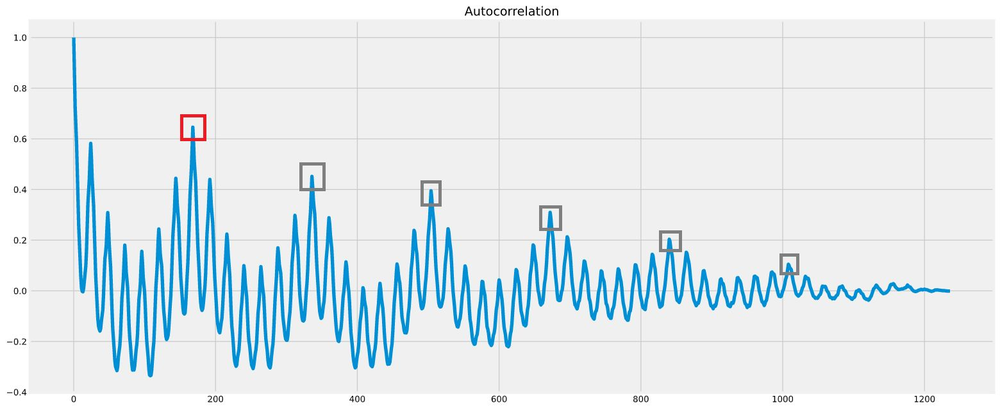
#> input picture assets/images/acf.png, 1000 x 410 px, shrunk from 1560 x 639 before the run
$ python -i autoperiod.py   (imports and definitions only)
#> lines starting #> are read from the running program, lines starting #| are printed output that depends on the picture
### pyriodicity/_internal/utils.py
from typing import Literal

import numpy as np
from numpy.typing import ArrayLike, NDArray
from scipy.signal import get_window, periodogram


@staticmethod
def to_1d_array(x: ArrayLike) -> NDArray:
    """
    Convert input to a contiguous 1-dimensional numpy array.

    Parameters
    ----------
    x : array_like
        Input array to be converted. Must be squeezable to 1-d.

    Returns
    -------
    NDArray
        A contiguous 1-dimensional numpy array of type double.

    Raises
    ------
    ValueError
        If the input cannot be squeezed to 1-d.
    """

    x = np.ascontiguousarray(np.squeeze(np.asarray(x)), dtype=np.double)
    if x.ndim != 1:
        raise ValueError("x must be a 1-dimensional array")
    return x


# [104 lines left out: functions apply_window, acf, power_threshold, not called in this run]

### pyriodicity/static/autoperiod.py
from typing import Literal

import numpy as np
from numpy.typing import ArrayLike, NDArray
from scipy.signal import detrend, find_peaks, periodogram

from .._internal.utils import acf, apply_window, power_threshold, to_1d_array


class Autoperiod:
    """
    Autoperiod periodicity detector.

    Find the periods in a given signal or series using Autoperiod [1]_.

    See Also
    --------
    pyriodicity.CFDAutoperiod
        CFD-Autoperiod periodicity detector.

    References
    ----------
    .. [1] Vlachos, M., Yu, P., & Castelli, V. (2005).
       On periodicity detection and Structural Periodic similarity.
       Proceedings of the 2005 SIAM International Conference on Data Mining.
       https://doi.org/10.1137/1.9781611972757.40

    Examples
    --------
    Start by loading Mauna Loa Weekly Atmospheric CO2 Data from
    `statsmodels <https://statsmodels.org>`_ and downsampling its data to a monthly
    frequency.

    >>> from statsmodels.datasets import co2
    >>> data = co2.load().data
    >>> data = data.resample("ME").mean().ffill()

    Use ``Autoperiod`` to find the list of periods in the data.

    >>> from pyriodicity import Autoperiod
    >>> Autoperiod.detect(data)
    array([12])

    You can specify a lower percentile value should you wish for
    a more lenient detection

    >>> Autoperiod.detect(data, percentile=90)
    array([12])

    You can also increase the number of random data permutations
    for a more robust power threshold estimation

    >>> Autoperiod.detect(data, k=300)
    array([12])

    ``Autoperiod`` is generally a quite robust periodicity detection method.
    The detection algorithm found exactly one periodicity length of 12, suggesting
    a strong yearly periodicity.
    """

    @staticmethod
    def detect(
        data: ArrayLike,
        k: int = 100,
        percentile: int = 95,
        window_func: str | float | tuple = "boxcar",
        detrend_func: Literal["constant", "linear"] | None = "linear",
    ) -> NDArray:
        """
        Find periods in the given series.

        Parameters
        ----------
        data : array_like
            Data to be investigated. Must be squeezable to 1-d.
        k : int, optional, default = 100
            The number of times the data is randomly permuted while estimating the
            power threshold.
        percentile : int, optional, default = 95
            Percentage for the percentile parameter used in computing the power
            threshold. Value must be between 0 and 100 inclusive.
        window_func : float, str, tuple, default = 'boxcar'
            Window function to be applied to the time series. Check
            ``window`` parameter documentation for ``scipy.signal.get_window``
            function for more information on the accepted formats of this
            parameter.
        detrend_func : {'constant', 'linear'}, optional, default = 'linear'
            The kind of detrending to be applied on the signal. If None, no detrending
            is applied.

        Returns
        -------
        NDArray
            List of detected periods.

        See Also
        --------
        scipy.signal.detrend
            Remove linear trend along axis from data.
        scipy.signal.get_window
            Return a window of a given length and type.
        """

        # [100 lines left out: function is_hint_valid, not called in this run]

        x = to_1d_array(data)

        # Detrend data
        x = x if detrend_func is None else detrend(x, type=detrend_func)
        # Apply window on data
        x = apply_window(x, window_func)

        # Compute the power threshold
        p_threshold = power_threshold(x, k, percentile, detrend_func=None)

        # Find period hints
        freq, power = periodogram(x, detrend=False)
        hints = np.array(
            [
                1 / f
                for f, p in zip(freq, power)
                if f >= 1 / len(freq) and p >= p_threshold
            ]
        )

        # Validate period hints
        acf_arr = acf(x)
        valid_hints = [h for h in hints if is_hint_valid(acf_arr, h)]

        # Compute the valid hint ranges
        length = len(x)
        valid_hint_ranges = [
            np.arange(
                np.floor((h + length / (length / h + 1)) / 2 - 1),
                np.ceil((h + length / (length / h - 1)) / 2 + 1),
                dtype=int,
            )
            for h in valid_hints
        ]

        # Find peaks associated with each valid hint range
        peaks = [find_peaks(acf_arr[r])[0] for r in valid_hint_ranges]

        # Return the closest ACF peak to each valid period hint
        return np.array(
            list(
                {
                    r[0] + min(p, key=lambda x: abs(x - h))
                    for h, r, p in zip(valid_hints, valid_hint_ranges, peaks)
                    if len(p) > 0
                }
            )
        )

>>> import cv2
>>> picture = cv2.imread('../../assets/images/acf.png', cv2.IMREAD_GRAYSCALE)
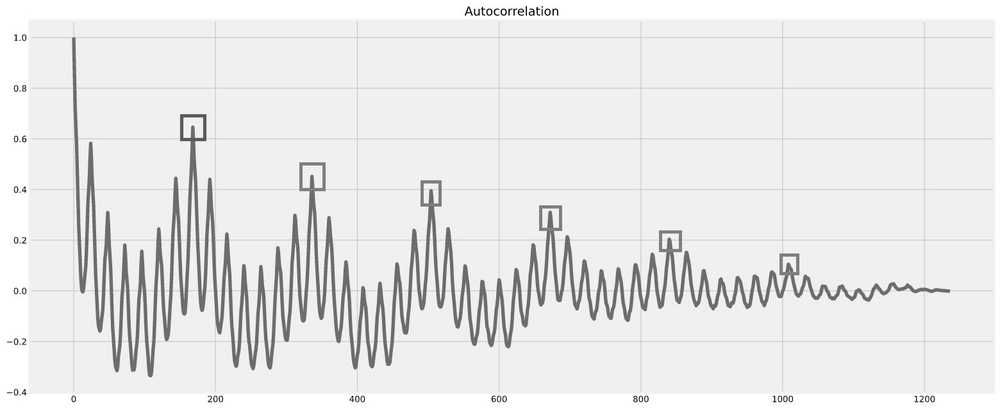
#> picture: shape (410, 1000); min 0, max 255, mean 231.9
>>> result = Autoperiod().detect(picture)
#> (the run stopped early here; a loop or call above may not have finished)

$ run again, on assets/images/timeseries.png
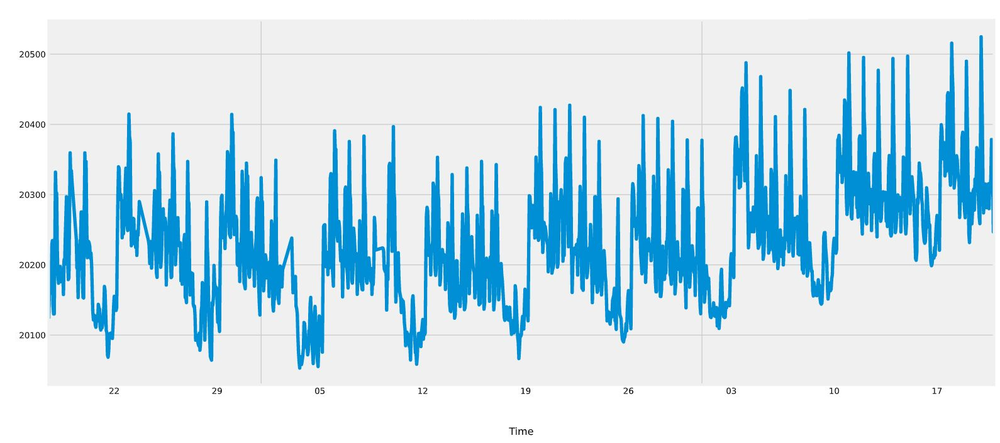
#> input picture assets/images/timeseries.png, 1000 x 443 px, shrunk from 1590 x 705 before the run
#> `picture = cv2.imread('../../assets/images/acf.png', cv2.IMREAD_GRAYSCA..`:
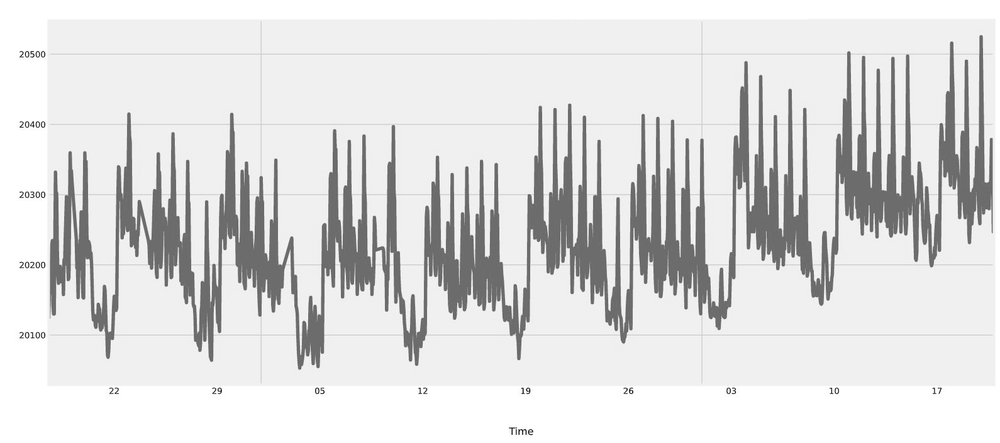
#> picture: shape (443, 1000); min 23, max 255, mean 221.3
